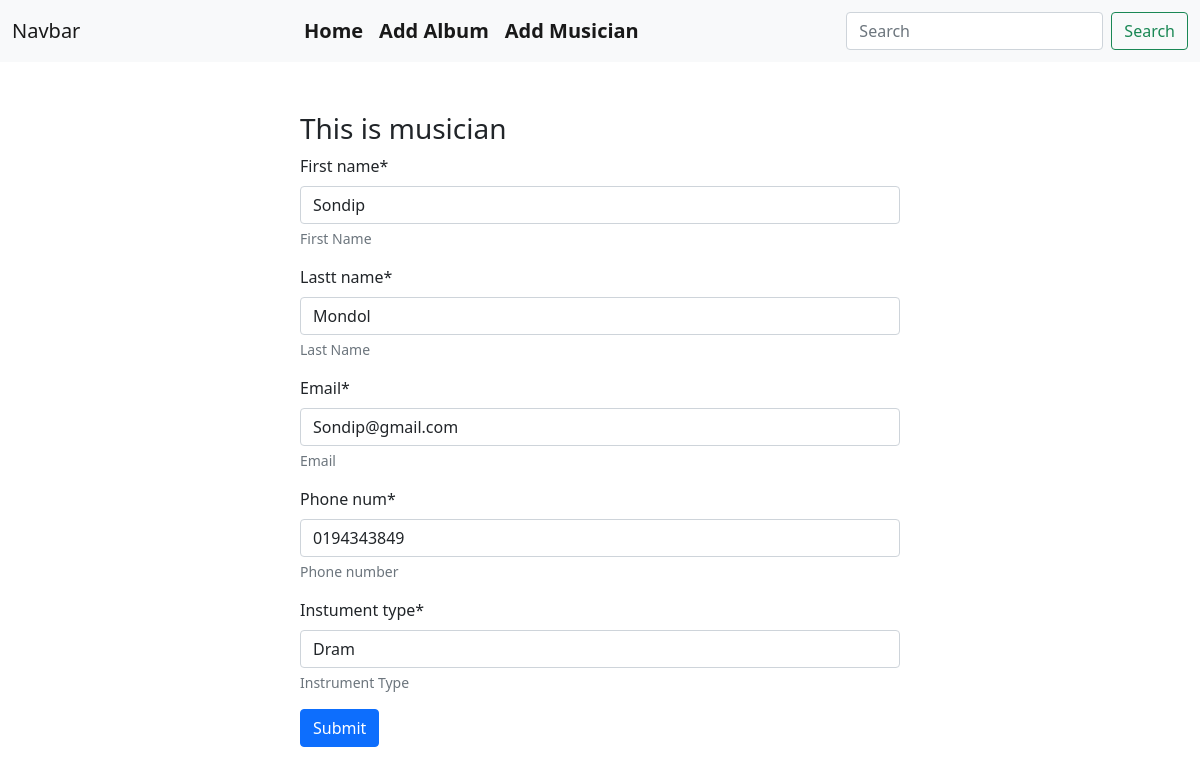
Screenshot of /musician/edit/4 with the database file from the repository.
### musician/models.py (models this page shows, shortened)
class MyMusicianModel(models.Model):
    first_name = models.CharField(help_text='First Name', max_length=100)
    lastt_name = models.CharField(help_text='Last Name', max_length=100)
    email = models.CharField(help_text='Email', max_length=100)
    phone_num = models.CharField(help_text='Phone number', max_length=100)
    instument_type = models.CharField(help_text='Instrument Type', max_length=100)

### musician/views.py (the view)
# urls.py: path('edit/<int:id>', views.edit_musician, name='edit_musician'),
def edit_musician(request, id):
    musician = models.MyMusicianModel.objects.get(pk = id)
    musician_form = forms.MyMusicianForm(instance=musician)
    if request.method == 'POST':
        musician_form = forms.MyMusicianForm(request.POST, instance=musician)
        if musician_form.is_valid():
            musician_form.save()
            return redirect("homepage")
    return render(request,'musician.html', {'musician_form':musician_form})

### musician/forms.py
class MyMusicianForm(forms.ModelForm):
    class Meta:
        model = MyMusicianModel
        fields = '__all__'

### musician/templates/musician.html (shortened to what this page needs)
{% extends "base.html" %}
{%load crispy_forms_tags%}
{%block content%}
    <form method='post' style='width:50%;margin:auto; padding-top:50px;'>
        <h3>This is musician</h3>
        {{musician_form | crispy}}
        <button class='btn btn-primary' type="submit">Submit</button>
    </form>
{%endblock%}

### rows the page displays
MyMusicianModel: first_name "Sondip", lastt_name "Mondol", email "Sondip@gmail.com", phone_num "0194343849", instument_type "Dram"
